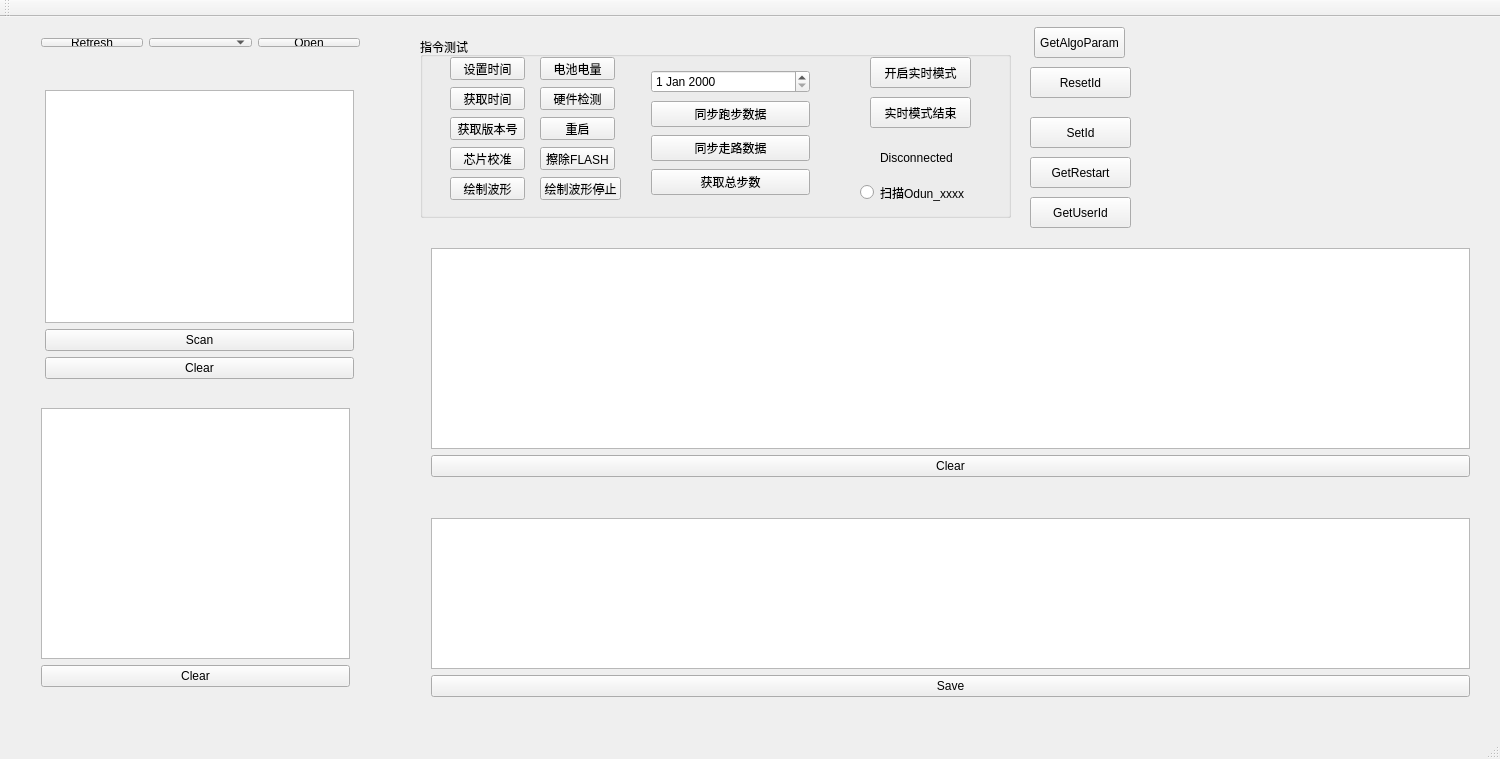
<?xml version="1.0" encoding="UTF-8"?>
<ui version="4.0">
 <class>BLE_TOOLS</class>
 <widget class="QMainWindow" name="BLE_TOOLS">
  <property name="geometry">
   <rect>
    <x>0</x>
    <y>0</y>
    <width>1500</width>
    <height>759</height>
   </rect>
  </property>
  <property name="sizePolicy">
   <sizepolicy hsizetype="Fixed" vsizetype="Maximum">
    <horstretch>0</horstretch>
    <verstretch>0</verstretch>
   </sizepolicy>
  </property>
  <property name="minimumSize">
   <size>
    <width>1500</width>
    <height>759</height>
   </size>
  </property>
  <property name="maximumSize">
   <size>
    <width>1500</width>
    <height>759</height>
   </size>
  </property>
  <property name="windowTitle">
   <string>BLE_TOOLS</string>
  </property>
  <property name="windowIcon">
   <iconset resource="icon.qrc">
    <normaloff>:/Icon/resources/ble_icon.png</normaloff>:/Icon/resources/ble_icon.png</iconset>
  </property>
  <widget class="QWidget" name="centralWidget">
   <widget class="QWidget" name="layoutWidget">
    <property name="geometry">
     <rect>
      <x>30</x>
      <y>10</y>
      <width>341</width>
      <height>31</height>
     </rect>
    </property>
    <layout class="QHBoxLayout" name="horizontalLayout">
     <item>
      <widget class="QPushButton" name="refresh_com">
       <property name="sizePolicy">
        <sizepolicy hsizetype="Minimum" vsizetype="Fixed">
         <horstretch>0</horstretch>
         <verstretch>0</verstretch>
        </sizepolicy>
       </property>
       <property name="text">
        <string>Refresh</string>
       </property>
      </widget>
     </item>
     <item>
      <widget class="QComboBox" name="COMx">
       <property name="enabled">
        <bool>true</bool>
       </property>
      </widget>
     </item>
     <item>
      <widget class="QPushButton" name="opencom">
       <property name="text">
        <string>Open</string>
       </property>
      </widget>
     </item>
    </layout>
   </widget>
   <widget class="QGroupBox" name="Cmd">
    <property name="geometry">
     <rect>
      <x>420</x>
      <y>20</y>
      <width>591</width>
      <height>181</height>
     </rect>
    </property>
    <property name="title">
     <string>指令测试</string>
    </property>
    <widget class="QPushButton" name="setDate">
     <property name="geometry">
      <rect>
       <x>30</x>
       <y>20</y>
       <width>75</width>
       <height>23</height>
      </rect>
     </property>
     <property name="text">
      <string>设置时间</string>
     </property>
    </widget>
    <widget class="QPushButton" name="getdata">
     <property name="geometry">
      <rect>
       <x>30</x>
       <y>50</y>
       <width>75</width>
       <height>23</height>
      </rect>
     </property>
     <property name="text">
      <string>获取时间</string>
     </property>
    </widget>
    <widget class="QPushButton" name="version">
     <property name="geometry">
      <rect>
       <x>30</x>
       <y>80</y>
       <width>75</width>
       <height>23</height>
      </rect>
     </property>
     <property name="text">
      <string>获取版本号</string>
     </property>
    </widget>
    <widget class="QPushButton" name="AdjustChip">
     <property name="geometry">
      <rect>
       <x>30</x>
       <y>110</y>
       <width>75</width>
       <height>23</height>
      </rect>
     </property>
     <property name="text">
      <string>芯片校准</string>
     </property>
    </widget>
    <widget class="QPushButton" name="wave">
     <property name="geometry">
      <rect>
       <x>30</x>
       <y>140</y>
       <width>75</width>
       <height>23</height>
      </rect>
     </property>
     <property name="text">
      <string>绘制波形</string>
     </property>
    </widget>
    <widget class="QPushButton" name="StopDrawWave">
     <property name="geometry">
      <rect>
       <x>120</x>
       <y>140</y>
       <width>81</width>
       <height>23</height>
      </rect>
     </property>
     <property name="text">
      <string>绘制波形停止</string>
     </property>
    </widget>
    <widget class="QWidget" name="layoutWidget">
     <property name="geometry">
      <rect>
       <x>220</x>
       <y>20</y>
       <width>181</width>
       <height>151</height>
      </rect>
     </property>
     <layout class="QVBoxLayout" name="verticalLayout_3">
      <item>
       <widget class="QDateEdit" name="total_step_time"/>
      </item>
      <item>
       <widget class="QPushButton" name="updateRun">
        <property name="text">
         <string>同步跑步数据</string>
        </property>
       </widget>
      </item>
      <item>
       <widget class="QPushButton" name="updateWalk">
        <property name="text">
         <string>同步走路数据</string>
        </property>
       </widget>
      </item>
      <item>
       <widget class="QPushButton" name="total_steps">
        <property name="text">
         <string>获取总步数</string>
        </property>
       </widget>
      </item>
     </layout>
    </widget>
    <widget class="QLabel" name="conn_label">
     <property name="geometry">
      <rect>
       <x>460</x>
       <y>110</y>
       <width>91</width>
       <height>21</height>
      </rect>
     </property>
     <property name="text">
      <string>Disconnected</string>
     </property>
    </widget>
    <widget class="QPushButton" name="RT_START">
     <property name="geometry">
      <rect>
       <x>450</x>
       <y>20</y>
       <width>101</width>
       <height>31</height>
      </rect>
     </property>
     <property name="text">
      <string>开启实时模式</string>
     </property>
    </widget>
    <widget class="QPushButton" name="RT_END">
     <property name="geometry">
      <rect>
       <x>450</x>
       <y>60</y>
       <width>101</width>
       <height>31</height>
      </rect>
     </property>
     <property name="text">
      <string>实时模式结束</string>
     </property>
    </widget>
    <widget class="QPushButton" name="battery">
     <property name="geometry">
      <rect>
       <x>120</x>
       <y>20</y>
       <width>75</width>
       <height>23</height>
      </rect>
     </property>
     <property name="text">
      <string>电池电量</string>
     </property>
    </widget>
    <widget class="QPushButton" name="breakdown">
     <property name="geometry">
      <rect>
       <x>120</x>
       <y>50</y>
       <width>75</width>
       <height>23</height>
      </rect>
     </property>
     <property name="text">
      <string>硬件检测</string>
     </property>
    </widget>
    <widget class="QPushButton" name="restart">
     <property name="geometry">
      <rect>
       <x>120</x>
       <y>80</y>
       <width>75</width>
       <height>23</height>
      </rect>
     </property>
     <property name="text">
      <string>重启</string>
     </property>
    </widget>
    <widget class="QRadioButton" name="namefilter">
     <property name="geometry">
      <rect>
       <x>440</x>
       <y>140</y>
       <width>111</width>
       <height>31</height>
      </rect>
     </property>
     <property name="acceptDrops">
      <bool>false</bool>
     </property>
     <property name="text">
      <string>扫描Odun_xxxx</string>
     </property>
     <property name="checked">
      <bool>false</bool>
     </property>
    </widget>
    <widget class="QPushButton" name="erase_chip">
     <property name="geometry">
      <rect>
       <x>120</x>
       <y>110</y>
       <width>75</width>
       <height>23</height>
      </rect>
     </property>
     <property name="text">
      <string>擦除FLASH</string>
     </property>
    </widget>
   </widget>
   <widget class="QWidget" name="layoutWidget">
    <property name="geometry">
     <rect>
      <x>34</x>
      <y>62</y>
      <width>331</width>
      <height>311</height>
     </rect>
    </property>
    <layout class="QVBoxLayout" name="verticalLayout">
     <item>
      <widget class="QListWidget" name="listWidget"/>
     </item>
     <item>
      <widget class="QPushButton" name="scan">
       <property name="text">
        <string>Scan</string>
       </property>
      </widget>
     </item>
     <item>
      <widget class="QPushButton" name="clear_list">
       <property name="text">
        <string>Clear</string>
       </property>
      </widget>
     </item>
    </layout>
   </widget>
   <widget class="QWidget" name="layoutWidget">
    <property name="geometry">
     <rect>
      <x>30</x>
      <y>380</y>
      <width>331</width>
      <height>301</height>
     </rect>
    </property>
    <layout class="QVBoxLayout" name="verticalLayout_2">
     <item>
      <widget class="QTextEdit" name="uartRecText"/>
     </item>
     <item>
      <widget class="QPushButton" name="clear_log">
       <property name="text">
        <string>Clear</string>
       </property>
      </widget>
     </item>
    </layout>
   </widget>
   <widget class="QWidget" name="layoutWidget">
    <property name="geometry">
     <rect>
      <x>420</x>
      <y>220</y>
      <width>1061</width>
      <height>251</height>
     </rect>
    </property>
    <layout class="QVBoxLayout" name="verticalLayout_4">
     <item>
      <widget class="QTextEdit" name="protocol_result"/>
     </item>
     <item>
      <widget class="QPushButton" name="clear_proto_result">
       <property name="text">
        <string>Clear</string>
       </property>
      </widget>
     </item>
    </layout>
   </widget>
   <widget class="QWidget" name="layoutWidget">
    <property name="geometry">
     <rect>
      <x>420</x>
      <y>490</y>
      <width>1061</width>
      <height>201</height>
     </rect>
    </property>
    <layout class="QVBoxLayout" name="verticalLayout_5">
     <item>
      <widget class="QListWidget" name="mac_list"/>
     </item>
     <item>
      <widget class="QPushButton" name="savemac">
       <property name="text">
        <string>Save</string>
       </property>
      </widget>
     </item>
    </layout>
   </widget>
   <widget class="QPushButton" name="resetid">
    <property name="geometry">
     <rect>
      <x>1030</x>
      <y>50</y>
      <width>101</width>
      <height>31</height>
     </rect>
    </property>
    <property name="text">
     <string>ResetId</string>
    </property>
   </widget>
   <widget class="QPushButton" name="setID">
    <property name="geometry">
     <rect>
      <x>1030</x>
      <y>100</y>
      <width>101</width>
      <height>31</height>
     </rect>
    </property>
    <property name="text">
     <string>SetId</string>
    </property>
   </widget>
   <widget class="QPushButton" name="restart_record">
    <property name="geometry">
     <rect>
      <x>1030</x>
      <y>140</y>
      <width>101</width>
      <height>31</height>
     </rect>
    </property>
    <property name="text">
     <string>GetRestart</string>
    </property>
   </widget>
   <widget class="QPushButton" name="getalgoparam">
    <property name="geometry">
     <rect>
      <x>1034</x>
      <y>10</y>
      <width>91</width>
      <height>31</height>
     </rect>
    </property>
    <property name="text">
     <string>GetAlgoParam</string>
    </property>
   </widget>
   <widget class="QPushButton" name="getuserid">
    <property name="geometry">
     <rect>
      <x>1030</x>
      <y>180</y>
      <width>101</width>
      <height>31</height>
     </rect>
    </property>
    <property name="text">
     <string>GetUserId</string>
    </property>
   </widget>
  </widget>
  <widget class="QMenuBar" name="menuBar">
   <property name="geometry">
    <rect>
     <x>0</x>
     <y>0</y>
     <width>1500</width>
     <height>23</height>
    </rect>
   </property>
  </widget>
  <widget class="QToolBar" name="mainToolBar">
   <attribute name="toolBarArea">
    <enum>TopToolBarArea</enum>
   </attribute>
   <attribute name="toolBarBreak">
    <bool>false</bool>
   </attribute>
  </widget>
  <widget class="QStatusBar" name="statusBar"/>
 </widget>
 <layoutdefault spacing="6" margin="11"/>
 <resources>
  <include location="icon.qrc"/>
 </resources>
 <connections/>
</ui>
